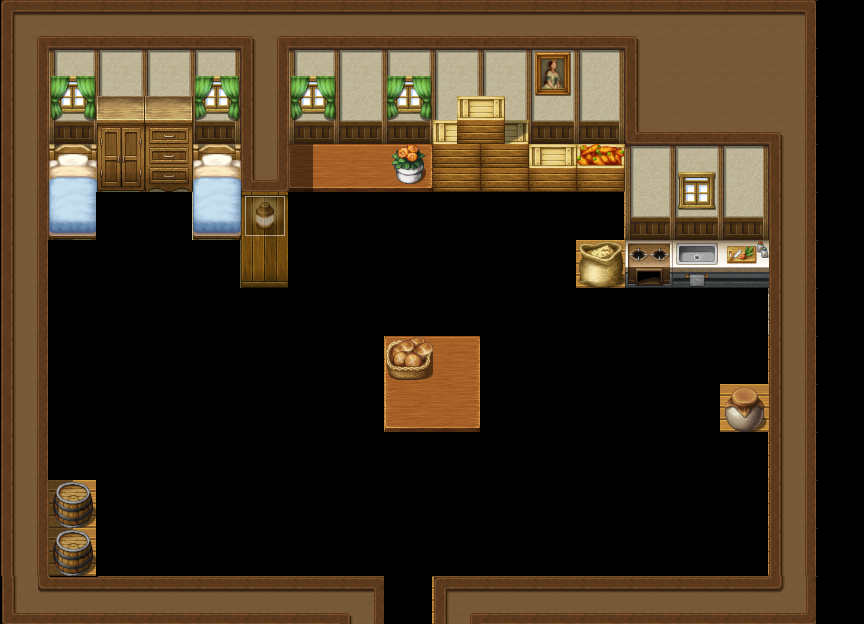

A 2D game scene composited from a Tiled map and its tileset images. What follows is a short description and the map's XML, with each tile layer's data collapsed to a summary:
An orthogonal 18x13 tile map with 48x48 px tiles, 2 tile layers (tile2, tile7), 5 hidden layers not drawn, 3 tilesets.

<map version="1.0" orientation="orthogonal" renderorder="right-down" width="18" height="13" tilewidth="48" tileheight="48" nextobjectid="6">
 <tileset firstgid="1" name="Capture2" tilewidth="48" tileheight="48" tilecount="204" columns="17">
  <image source="../MapsTiles/Capture2.PNG" width="818" height="578" />
 </tileset>
 <tileset firstgid="205" name="Capture3" tilewidth="48" tileheight="48" tilecount="38" columns="19">
  <image source="../MapsTiles/Capture3.PNG" width="924" height="97" />
 </tileset>
 <tileset firstgid="243" name="!Door2" tilewidth="48" tileheight="48" tilecount="96" columns="12">
  <image source="../MapsTiles/!Door2.png" width="576" height="384" />
 </tileset>
 <layer name="tile1" width="18" height="13" visible="0">
  <data>[234 cells, 103 non-empty, 102 distinct tile ids]</data>
 </layer>
 <layer name="tile2" width="18" height="13">
  <data>[234 cells, 131 non-empty, 119 distinct tile ids]</data>
 </layer>
 <layer name="tile3" width="18" height="13" visible="0">
  <data>[234 cells, 1 non-empty, 1 distinct tile ids]</data>
 </layer>
 <layer name="tile4" width="18" height="13" visible="0">
  <data>[234 cells, 0 non-empty, 0 distinct tile ids]</data>
 </layer>
 <layer name="tile5" width="18" height="13" visible="0">
  <data>[234 cells, 1 non-empty, 1 distinct tile ids]</data>
 </layer>
 <layer name="tile6" width="18" height="13" visible="0">
  <data>[234 cells, 0 non-empty, 0 distinct tile ids]</data>
 </layer>
 <layer name="tile7" width="18" height="13">
  <data>[234 cells, 0 non-empty, 0 distinct tile ids]</data>
 </layer>
</map>
